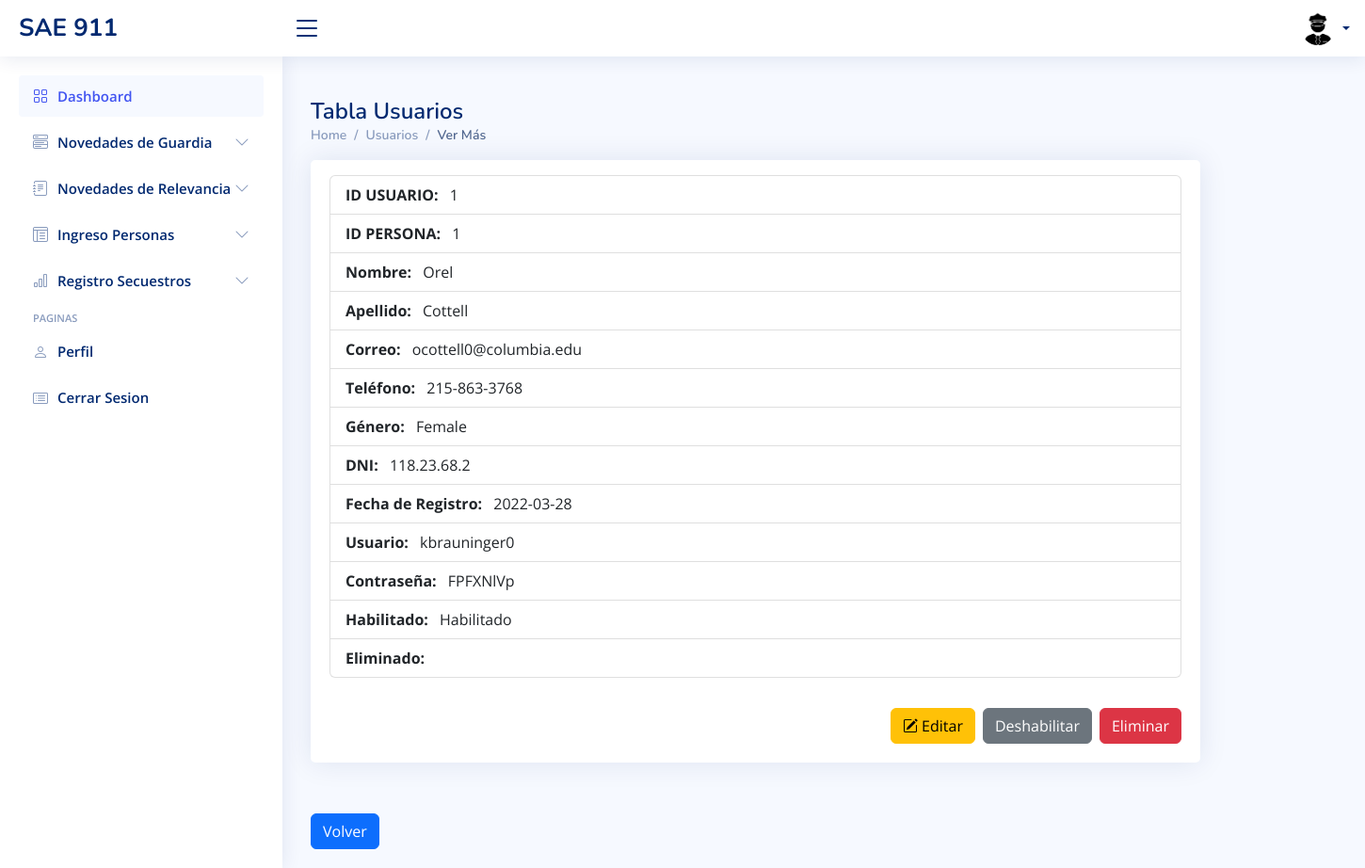
The page /usuarios-ver-mas.php?id=1 on the database its author committed.
### tables this page shows
CREATE TABLE `usuarios` (
  `idUsuario` int NOT NULL,
  `usuario` varchar(50) NOT NULL,
  `contraseña` varchar(50) NOT NULL,
  `rol` int NOT NULL,
  `habilitado` int NOT NULL,
  `borrado` int NOT NULL,
  `idPersona` int NOT NULL
);

CREATE TABLE `personas` (
  `idPersona` int NOT NULL,
  `nombre` varchar(50) DEFAULT NULL,
  `apellido` varchar(50) DEFAULT NULL,
  `correo` varchar(50) DEFAULT NULL,
  `telefono` varchar(50) DEFAULT NULL,
  `sexo` varchar(50) DEFAULT NULL,
  `dni` varchar(20) DEFAULT NULL,
  `fechaRegistro` date DEFAULT NULL,
  `habilitado` int DEFAULT NULL,
  `borrado` int DEFAULT NULL
);

### usuarios-ver-mas.php (the view, shortened to what this page needs)
<?php
  include('conexion.php');
  $idUsuario = $_GET['id'];
  $consultaSelectUsuario = "SELECT * FROM usuarios WHERE idUsuario=$idUsuario";
  $resultado1=mysqli_query($conexion,$consultaSelectUsuario);
  if ($row1 = $resultado1->fetch_assoc()) {
    $nombreUsuario = $row1['usuario'];
    $contraseñaUsuario = $row1['contraseña'];
    $idPersona=$row1['idPersona'];
  }
  $consultaSelectPersona = "SELECT * FROM personas WHERE idPersona=$idPersona";
  $resultado2=mysqli_query($conexion,$consultaSelectPersona);
  if ($row2=$resultado2->fetch_assoc()) {
    $nombrePersona = $row2['nombre'];
    $apellidoPersona = $row2['apellido'];
    $correoPersona = $row2['correo'];
    $telefonoPersona = $row2['telefono'];
    $sexoPersona = $row2['sexo'];
    $dniPersona = $row2['dni'];
    $fechaRegistroPersona = $row2['fechaRegistro'];
    $habilitadoPersona = $row2['habilitado'];
    $eliminadoPersona = $row2['eliminado'];
  }
?>
<!DOCTYPE html>
<html lang="en">
<head>
  <link href="assets/vendor/bootstrap/css/bootstrap.min.css" rel="stylesheet">
  <link href="assets/vendor/bootstrap-icons/bootstrap-icons.css" rel="stylesheet">
  <link href="assets/vendor/boxicons/css/boxicons.min.css" rel="stylesheet">
  <link href="assets/vendor/quill/quill.snow.css" rel="stylesheet">
  <link href="assets/vendor/quill/quill.bubble.css" rel="stylesheet">
  <link href="assets/vendor/remixicon/remixicon.css" rel="stylesheet">
  <link href="assets/vendor/simple-datatables/style.css" rel="stylesheet">
  <link href="assets/css/style.css" rel="stylesheet">
</head>
<body>
  <?php include("./template/dashboard.php")?>
  <?php  if($_SESSION['rol'] == 1){
      include ("./template/admin.php");
    }else{
      include ("./template/usuario.php");
    }
  ?>
  <main id="main" class="main container">
    <div class="pagetitle">
      <h1>Tabla Usuarios</h1>
      <nav>
        <ol class="breadcrumb">
          <li class="breadcrumb-item"><a href="inicio-dashboard.php">Home</a></li>
          <li class="breadcrumb-item"><a href="usuarios-tabla.php">Usuarios</a></li>
          <li class="breadcrumb-item active">Ver Más</li>
        </ol>
      </nav>
    </div>
    <div class="card w-75 pt-3">
      <div class="card-body">
        <ul class="list-group mb-3">
          <li class="list-group-item fw-bold">ID USUARIO: <span class="fw-normal ms-2"><?php echo $idUsuario; ?></span></li>
          <li class="list-group-item fw-bold">ID PERSONA: <span class="fw-normal ms-2"><?php echo $idPersona; ?></span></li>
          <li class="list-group-item fw-bold">Nombre: <span class="fw-normal ms-2"><?php echo $nombrePersona; ?></span></li>
          <li class="list-group-item fw-bold">Apellido: <span class="fw-normal ms-2"><?php echo $apellidoPersona; ?></span></li>
          <li class="list-group-item fw-bold">Correo: <span class="fw-normal ms-2"><?php echo $correoPersona; ?></span></li>
          <li class="list-group-item fw-bold">Teléfono: <span class="fw-normal ms-2"><?php echo $telefonoPersona; ?></span> </li>
          <li class="list-group-item fw-bold">Género: <span class="fw-normal ms-2"><?php echo $sexoPersona; ?></span> </li>
          <li class="list-group-item fw-bold">DNI: <span class="fw-normal ms-2"><?php echo $dniPersona; ?></span> </li>
          <li class="list-group-item fw-bold">Fecha de Registro: <span class="fw-normal ms-2"><?php echo $fechaRegistroPersona; ?></span></li>
          <li class="list-group-item fw-bold">Usuario: <span class="fw-normal ms-2"><?php echo $nombreUsuario; ?></span></li>
          <li class="list-group-item fw-bold">Contraseña: <span class="fw-normal ms-2"><?php echo $contraseñaUsuario; ?></span></li>
          <li class="list-group-item fw-bold">
            Habilitado: <span class="fw-normal ms-2"><?php if ($habilitadoPersona == 1) {
                                                        echo "Habilitado";
                                                      } else {
                                                        echo "Deshabilitado";
                                                      } ?></span>
          </li>
          <li class="list-group-item fw-bold">Eliminado: <span class="fw-normal ms-2"><?php echo $eliminadoPersona; ?></span></li>
        </ul>
        <button type="button" class="btn btn-danger float-end mt-3 ms-2" data-bs-toggle="modal" data-bs-target="#modalEliminar">
          Eliminar
        </button>
        <button type="button" class="btn btn-secondary float-end mt-3 ms-2" data-bs-toggle="modal" data-bs-target="#modalDeshabilitar">
          Deshabilitar
        </button>
        <button type="button" class="btn btn-warning float-end mt-3" data-bs-toggle="modal" data-bs-target="#staticBackdrop">
          <i class="bi bi-pencil-square"></i>
          Editar
        </button>
      </div>
    </div>
    <br>
    <div class="d-flex justify-content-between">
      <a class="btn btn-primary " href="usuarios-tabla.php">Volver</a>
    </div>
  </main>
</body>
</html>

### assets/css/style.css (style rules this page uses)
:root { scroll-behavior: smooth; }
body { font-family: "Open Sans", sans-serif; background: #f6f9ff; color: #444444; }
a { color: #4154f1; text-decoration: none; }
h1, h2, h3, h4, h5, h6 { font-family: "Nunito", sans-serif; }
#main { margin-top: 60px; padding: 20px 30px; transition: all 0.3s; }
.pagetitle { margin-bottom: 10px; }
.pagetitle h1 { font-size: 24px; margin-bottom: 0; font-weight: 600; color: #012970; }
.card { margin-bottom: 30px; border: none; border-radius: 5px; box-shadow: 0px 0 30px rgba(1, 41, 112, 0.1); }
.card-body { padding: 0 20px 20px 20px; }
.breadcrumb { font-size: 14px; font-family: "Nunito", sans-serif; color: #899bbd; font-weight: 600; }
.breadcrumb a { color: #899bbd; transition: 0.3s; }
.breadcrumb .breadcrumb-item::before { color: #899bbd; }
.breadcrumb .active { color: #51678f; font-weight: 600; }
@media (min-width: 1200px) { #main, #footer { margin-left: 300px; } }

### rows shown on the page
usuarios: idPersona "1", usuario "kbrauninger0", contraseña "FPFXNlVp"
personas: nombre "Orel", apellido "Cottell", correo "ocottell0@columbia.edu", telefono "215-863-3768", sexo "Female", dni "118.23.68.2", fechaRegistro "2022-03-28"

### other values the page prints
$idUsuario "1"
